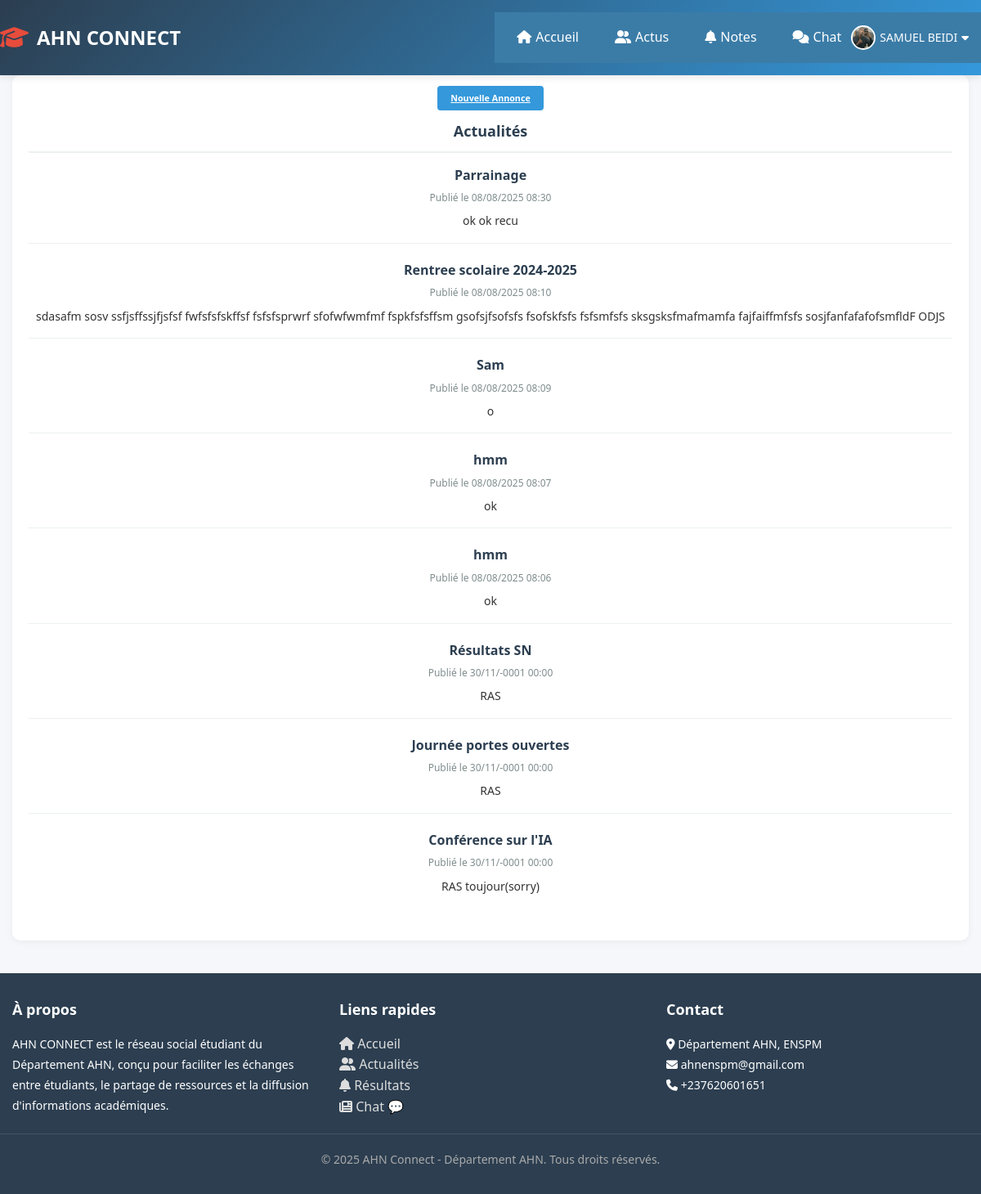
The app's page /news.php (signed in), older data.
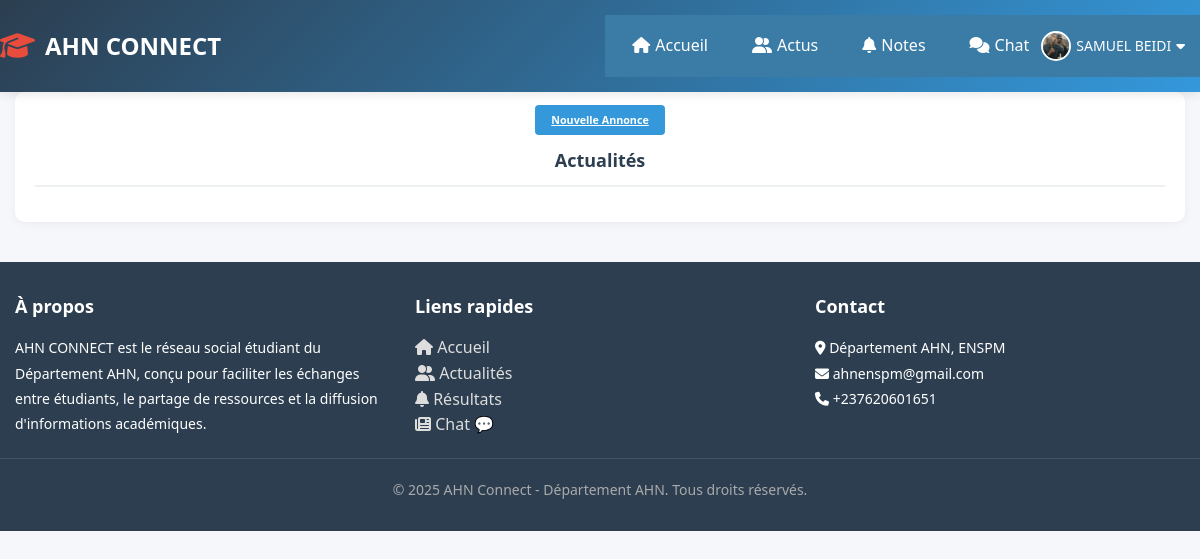
The same page, newer data.
### tables this page shows
CREATE TABLE `department_news` (
  `id` int(11) NOT NULL,
  `title` varchar(255) NOT NULL,
  `content` text NOT NULL,
  `created_at` timestamp NOT NULL DEFAULT current_timestamp()
);

### functions.php (called while the page is built, shortened)
<?php
function get_news($conn) {
    $news_sql = "SELECT * FROM department_news ORDER BY created_at DESC";
    $news_result = mysqli_query($conn, $news_sql);
    $news = [];
    if ($news_result) {
        while ($row = mysqli_fetch_assoc($news_result)) {
            $news[] = $row;
        }
    }
    return $news;
}
?>

### news.php (the view, shortened to what this page needs)
<?php
require_once 'db.php';
require_once 'header.php';
require_once 'functions.php';
$news = get_news($conn);
?>
 <center>
 <div class="sidebar">
    <h6><a href="login_admin.php" class="btn btn-primary">Nouvelle Annonce</a> </br></br></h6>
    <div id="resultats">
            <h3 class="section-title">Actualités </h3>
            <?php foreach ($news as $item): ?>
                <div class="news-card">
                    <div class="news-title"><?= $item['title'] ?></div>
                    <div class="news-date">Publié le <?= date('d/m/Y H:i', strtotime($item['created_at'])) ?></div>
                    <div class="news-content"><?= $item['content'] ?></div>
                </div>
            <?php endforeach; ?>
        </div>
            </div>
                <?php require_once 'footer.php'; ?>

Row changes from the older to the newer data that the page shows:
removed department_news: title "Parrainage", created_at "08/08/2025 08:30", content "ok ok recu"
removed department_news: title "Rentree scolaire 2024-2025", created_at "08/08/2025 08:10", content "sdasafm sosv ssfjsffssjfjsfsf fwfsfsfskffsf fsfsfsprwrf sfofwfwmfmf fspkfsfsffsm gsofsjfsofsfs fsofskfsfs fsfsmfsfs sksgsksfmafmamfa fajfaiffmfsfs sosjfanfafafofsmfldF ODJS"
removed department_news: title "Sam", created_at "08/08/2025 08:09", content "o"
removed department_news: title "hmm", created_at "08/08/2025 08:07", content "ok"
removed department_news: title "hmm", created_at "08/08/2025 08:06", content "ok"
removed department_news: title "Résultats SN", created_at "30/11/-0001 00:00", content "RAS"
removed department_news: title "Journée portes ouvertes", created_at "30/11/-0001 00:00", content "RAS"
removed department_news: title "Conférence sur l'IA", created_at "30/11/-0001 00:00", content "RAS toujour(sorry)"
